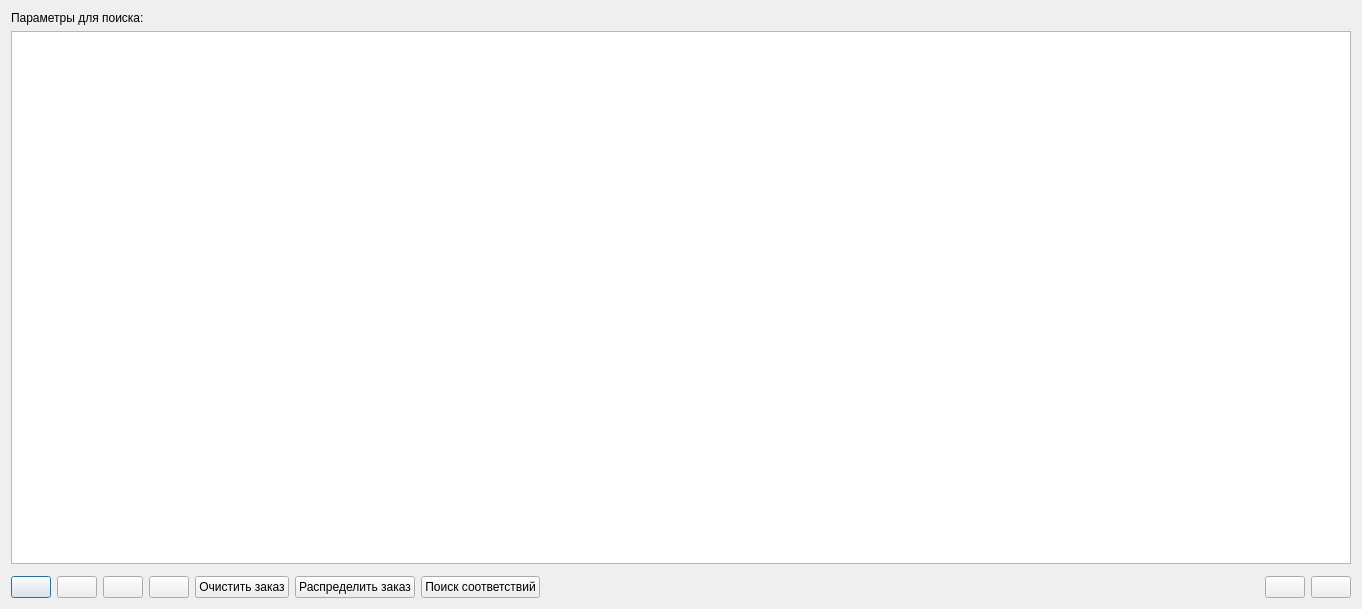
<?xml version="1.0" encoding="UTF-8"?>
<ui version="4.0">
 <class>dialog</class>
 <widget class="Dialog" name="dialog">
  <property name="geometry">
   <rect>
    <x>0</x>
    <y>0</y>
    <width>1362</width>
    <height>609</height>
   </rect>
  </property>
  <property name="name" stdset="0">
   <string>vw_прайс</string>
  </property>
  <property name="caption" stdset="0">
   <string>Все прайсы с ценами для поставки по заказу</string>
  </property>
  <layout class="QVBoxLayout" name="vbxLayout">
   <item>
    <layout class="QHBoxLayout">
     <item>
      <widget class="QLabel" name="label">
       <property name="sizePolicy">
        <sizepolicy hsizetype="Fixed" vsizetype="Fixed">
         <horstretch>0</horstretch>
         <verstretch>0</verstretch>
        </sizepolicy>
       </property>
       <property name="text">
        <string>Параметры для поиска:</string>
       </property>
      </widget>
     </item>
     <item>
      <widget class="SearchParameters" name="searchParameters"/>
     </item>
    </layout>
   </item>
   <item>
    <layout class="QVBoxLayout" name="tableLayout">
     <item>
      <widget class="TableView" name="tableView"/>
     </item>
     <item>
      <widget class="Picture" name="picture"/>
     </item>
    </layout>
   </item>
   <item>
    <layout class="QHBoxLayout" name="cmdButtonLayout">
     <item>
      <widget class="QPushButton" name="buttonAdd">
       <property name="text">
        <string/>
       </property>
       <property name="icon">
        <iconset>
         <normaloff>:buttonAdd</normaloff>
         <normalon>:buttonAdd</normalon>
         <activeoff>:buttonAdd</activeoff>
         <activeon>:buttonAdd</activeon>
         <selectedoff>:buttonAdd</selectedoff>
         <selectedon>:buttonAdd</selectedon>:buttonAdd</iconset>
       </property>
      </widget>
     </item>
     <item>
      <widget class="QPushButton" name="buttonDelete">
       <property name="text">
        <string/>
       </property>
       <property name="icon">
        <iconset>
         <normaloff>:buttonDelete</normaloff>
         <normalon>:buttonDelete</normalon>
         <activeoff>:buttonDelete</activeoff>
         <activeon>:buttonDelete</activeon>
         <selectedoff>:buttonDelete</selectedoff>
         <selectedon>:buttonDelete</selectedon>:buttonDelete</iconset>
       </property>
      </widget>
     </item>
     <item>
      <widget class="QPushButton" name="buttonRequery">
       <property name="text">
        <string/>
       </property>
       <property name="icon">
        <iconset>
         <normaloff>:buttonRequery</normaloff>
         <normalon>:buttonRequery</normalon>
         <activeoff>:buttonRequery</activeoff>
         <activeon>:buttonRequery</activeon>
         <selectedoff>:buttonRequery</selectedoff>
         <selectedon>:buttonRequery</selectedon>:buttonRequery</iconset>
       </property>
      </widget>
     </item>
     <item>
      <widget class="QPushButton" name="buttonPrint">
       <property name="enabled">
        <bool>true</bool>
       </property>
       <property name="text">
        <string/>
       </property>
       <property name="icon">
        <iconset>
         <normaloff>:buttonPrint</normaloff>
         <normalon>:buttonPrint</normalon>
         <activeoff>:buttonPrint</activeoff>
         <activeon>:buttonPrint</activeon>
         <selectedoff>:buttonPrint</selectedoff>
         <selectedon>:buttonPrint</selectedon>:buttonPrint</iconset>
       </property>
      </widget>
     </item>
     <item>
      <widget class="QPushButton" name="buttonClearZakaz">
       <property name="text">
        <string>Очистить заказ</string>
       </property>
      </widget>
     </item>
     <item>
      <widget class="QPushButton" name="buttonZakaz">
       <property name="text">
        <string>Распределить заказ</string>
       </property>
       <property name="iconSize">
        <size>
         <width>0</width>
         <height>0</height>
        </size>
       </property>
      </widget>
     </item>
     <item>
      <widget class="QPushButton" name="buttonSearch">
       <property name="text">
        <string>Поиск соответствий</string>
       </property>
      </widget>
     </item>
     <item>
      <spacer name="horizontalSpacer">
       <property name="orientation">
        <enum>Qt::Horizontal</enum>
       </property>
       <property name="sizeHint" stdset="0">
        <size>
         <width>40</width>
         <height>20</height>
        </size>
       </property>
      </spacer>
     </item>
     <item>
      <widget class="QPushButton" name="buttonOk">
       <property name="text">
        <string/>
       </property>
       <property name="icon">
        <iconset>
         <normaloff>:buttonOk</normaloff>
         <normalon>:buttonOk</normalon>
         <activeoff>:buttonOk</activeoff>
         <activeon>:buttonOk</activeon>
         <selectedoff>:buttonOk</selectedoff>
         <selectedon>:buttonOk</selectedon>:buttonOk</iconset>
       </property>
      </widget>
     </item>
     <item>
      <widget class="QPushButton" name="buttonCancel">
       <property name="text">
        <string/>
       </property>
       <property name="icon">
        <iconset>
         <normaloff>:buttonCancel</normaloff>
         <normalon>:buttonCancel</normalon>
         <activeoff>:buttonCancel</activeoff>
         <activeon>:buttonCancel</activeon>
         <selectedoff>:buttonCancel</selectedoff>
         <selectedon>:buttonCancel</selectedon>:buttonCancel</iconset>
       </property>
      </widget>
     </item>
    </layout>
   </item>
  </layout>
 </widget>
 <customwidgets>
  <customwidget>
   <class>Dialog</class>
   <extends>QDialog</extends>
   <header>dialog.h</header>
   <container>1</container>
  </customwidget>
  <customwidget>
   <class>Picture</class>
   <extends>QFrame</extends>
   <header>picture.h</header>
  </customwidget>
  <customwidget>
   <class>TableView</class>
   <extends>QTableView</extends>
   <header>tableview.h</header>
   <addpagemethod>addPage</addpagemethod>
   <container>1</container>
  </customwidget>
  <customwidget>
   <class>SearchParameters</class>
   <extends>QFrame</extends>
   <header>searchparameters.h</header>
  </customwidget>
 </customwidgets>
 <resources>
  <include location="../../resources.qrc"/>
 </resources>
 <connections/>
</ui>
